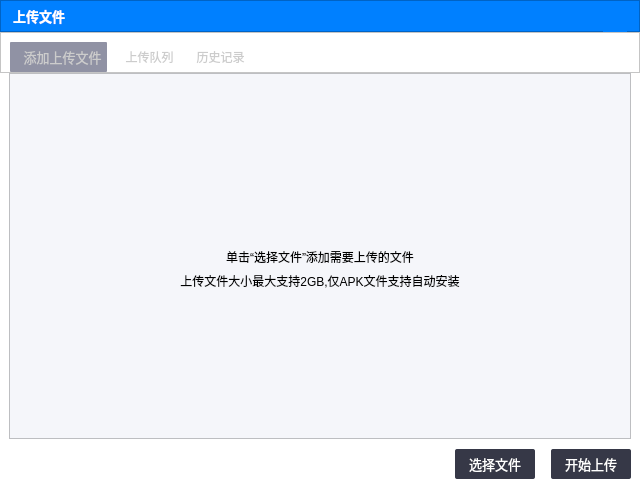
<?xml version="1.0" encoding="UTF-8"?>
<ui version="4.0">
 <class>UploadFileDialog</class>
 <widget class="QDialog" name="UploadFileDialog">
  <property name="geometry">
   <rect>
    <x>0</x>
    <y>0</y>
    <width>640</width>
    <height>488</height>
   </rect>
  </property>
  <property name="font">
   <font>
    <pointsize>10</pointsize>
   </font>
  </property>
  <property name="windowTitle">
   <string>Dialog</string>
  </property>
  <property name="styleSheet">
   <string notr="true">background-color:white;</string>
  </property>
  <layout class="QVBoxLayout" name="verticalLayout">
   <property name="spacing">
    <number>0</number>
   </property>
   <property name="leftMargin">
    <number>0</number>
   </property>
   <property name="topMargin">
    <number>0</number>
   </property>
   <property name="rightMargin">
    <number>0</number>
   </property>
   <property name="bottomMargin">
    <number>0</number>
   </property>
   <item>
    <widget class="QFrame" name="frame">
     <property name="minimumSize">
      <size>
       <width>0</width>
       <height>32</height>
      </size>
     </property>
     <property name="maximumSize">
      <size>
       <width>16777215</width>
       <height>32</height>
      </size>
     </property>
     <property name="palette">
      <palette>
       <active>
        <colorrole role="Button">
         <brush brushstyle="SolidPattern">
          <color alpha="255">
           <red>0</red>
           <green>128</green>
           <blue>255</blue>
          </color>
         </brush>
        </colorrole>
        <colorrole role="Base">
         <brush brushstyle="SolidPattern">
          <color alpha="255">
           <red>0</red>
           <green>128</green>
           <blue>255</blue>
          </color>
         </brush>
        </colorrole>
        <colorrole role="Window">
         <brush brushstyle="SolidPattern">
          <color alpha="255">
           <red>0</red>
           <green>128</green>
           <blue>255</blue>
          </color>
         </brush>
        </colorrole>
       </active>
       <inactive>
        <colorrole role="Button">
         <brush brushstyle="SolidPattern">
          <color alpha="255">
           <red>0</red>
           <green>128</green>
           <blue>255</blue>
          </color>
         </brush>
        </colorrole>
        <colorrole role="Base">
         <brush brushstyle="SolidPattern">
          <color alpha="255">
           <red>0</red>
           <green>128</green>
           <blue>255</blue>
          </color>
         </brush>
        </colorrole>
        <colorrole role="Window">
         <brush brushstyle="SolidPattern">
          <color alpha="255">
           <red>0</red>
           <green>128</green>
           <blue>255</blue>
          </color>
         </brush>
        </colorrole>
       </inactive>
       <disabled>
        <colorrole role="Button">
         <brush brushstyle="SolidPattern">
          <color alpha="255">
           <red>0</red>
           <green>128</green>
           <blue>255</blue>
          </color>
         </brush>
        </colorrole>
        <colorrole role="Base">
         <brush brushstyle="SolidPattern">
          <color alpha="255">
           <red>0</red>
           <green>128</green>
           <blue>255</blue>
          </color>
         </brush>
        </colorrole>
        <colorrole role="Window">
         <brush brushstyle="SolidPattern">
          <color alpha="255">
           <red>0</red>
           <green>128</green>
           <blue>255</blue>
          </color>
         </brush>
        </colorrole>
       </disabled>
      </palette>
     </property>
     <property name="cursor">
      <cursorShape>ArrowCursor</cursorShape>
     </property>
     <property name="styleSheet">
      <string notr="true">background-color:#FF0080FF;</string>
     </property>
     <property name="frameShape">
      <enum>QFrame::StyledPanel</enum>
     </property>
     <property name="frameShadow">
      <enum>QFrame::Raised</enum>
     </property>
     <layout class="QHBoxLayout" name="horizontalLayout_2">
      <property name="spacing">
       <number>0</number>
      </property>
      <property name="leftMargin">
       <number>12</number>
      </property>
      <property name="topMargin">
       <number>0</number>
      </property>
      <property name="rightMargin">
       <number>12</number>
      </property>
      <property name="bottomMargin">
       <number>0</number>
      </property>
      <item>
       <widget class="QLabel" name="label_2">
        <property name="palette">
         <palette>
          <active>
           <colorrole role="WindowText">
            <brush brushstyle="SolidPattern">
             <color alpha="255">
              <red>255</red>
              <green>255</green>
              <blue>255</blue>
             </color>
            </brush>
           </colorrole>
           <colorrole role="Button">
            <brush brushstyle="SolidPattern">
             <color alpha="255">
              <red>0</red>
              <green>128</green>
              <blue>255</blue>
             </color>
            </brush>
           </colorrole>
           <colorrole role="Base">
            <brush brushstyle="SolidPattern">
             <color alpha="255">
              <red>0</red>
              <green>128</green>
              <blue>255</blue>
             </color>
            </brush>
           </colorrole>
           <colorrole role="Window">
            <brush brushstyle="SolidPattern">
             <color alpha="255">
              <red>0</red>
              <green>128</green>
              <blue>255</blue>
             </color>
            </brush>
           </colorrole>
          </active>
          <inactive>
           <colorrole role="WindowText">
            <brush brushstyle="SolidPattern">
             <color alpha="255">
              <red>255</red>
              <green>255</green>
              <blue>255</blue>
             </color>
            </brush>
           </colorrole>
           <colorrole role="Button">
            <brush brushstyle="SolidPattern">
             <color alpha="255">
              <red>0</red>
              <green>128</green>
              <blue>255</blue>
             </color>
            </brush>
           </colorrole>
           <colorrole role="Base">
            <brush brushstyle="SolidPattern">
             <color alpha="255">
              <red>0</red>
              <green>128</green>
              <blue>255</blue>
             </color>
            </brush>
           </colorrole>
           <colorrole role="Window">
            <brush brushstyle="SolidPattern">
             <color alpha="255">
              <red>0</red>
              <green>128</green>
              <blue>255</blue>
             </color>
            </brush>
           </colorrole>
          </inactive>
          <disabled>
           <colorrole role="Button">
            <brush brushstyle="SolidPattern">
             <color alpha="255">
              <red>0</red>
              <green>128</green>
              <blue>255</blue>
             </color>
            </brush>
           </colorrole>
           <colorrole role="Base">
            <brush brushstyle="SolidPattern">
             <color alpha="255">
              <red>0</red>
              <green>128</green>
              <blue>255</blue>
             </color>
            </brush>
           </colorrole>
           <colorrole role="Window">
            <brush brushstyle="SolidPattern">
             <color alpha="255">
              <red>0</red>
              <green>128</green>
              <blue>255</blue>
             </color>
            </brush>
           </colorrole>
          </disabled>
         </palette>
        </property>
        <property name="font">
         <font>
          <pointsize>10</pointsize>
          <bold>true</bold>
         </font>
        </property>
        <property name="text">
         <string>上传文件</string>
        </property>
       </widget>
      </item>
      <item>
       <spacer name="horizontalSpacer">
        <property name="orientation">
         <enum>Qt::Horizontal</enum>
        </property>
        <property name="sizeHint" stdset="0">
         <size>
          <width>507</width>
          <height>9</height>
         </size>
        </property>
       </spacer>
      </item>
      <item>
       <widget class="QPushButton" name="btnClose">
        <property name="minimumSize">
         <size>
          <width>24</width>
          <height>32</height>
         </size>
        </property>
        <property name="maximumSize">
         <size>
          <width>24</width>
          <height>32</height>
         </size>
        </property>
        <property name="cursor">
         <cursorShape>PointingHandCursor</cursorShape>
        </property>
        <property name="styleSheet">
         <string notr="true">QPushButton:hover {
     background-color: #FFD31111
 }
 QPushButton:flat {
     border: none; /* no border for a flat push button */
 }

 QPushButton:default {
     border-color: navy; /* make the default button prominent */
 }
</string>
        </property>
        <property name="text">
         <string/>
        </property>
        <property name="icon">
         <iconset resource="res.qrc">
          <normaloff>:/login/resource/login/close.png</normaloff>:/login/resource/login/close.png</iconset>
        </property>
        <property name="iconSize">
         <size>
          <width>24</width>
          <height>32</height>
         </size>
        </property>
        <property name="flat">
         <bool>true</bool>
        </property>
       </widget>
      </item>
     </layout>
    </widget>
   </item>
   <item>
    <widget class="QFrame" name="frame_2">
     <property name="frameShape">
      <enum>QFrame::StyledPanel</enum>
     </property>
     <property name="frameShadow">
      <enum>QFrame::Raised</enum>
     </property>
     <layout class="QHBoxLayout" name="horizontalLayout">
      <property name="bottomMargin">
       <number>0</number>
      </property>
      <item>
       <widget class="QToolButton" name="toolBtnAddUploadFile">
        <property name="minimumSize">
         <size>
          <width>0</width>
          <height>30</height>
         </size>
        </property>
        <property name="font">
         <font>
          <pointsize>10</pointsize>
         </font>
        </property>
        <property name="styleSheet">
         <string notr="true">QToolButton {border:none;
color: rgb(204, 204, 204);
	background-color:#FF9092A4;
border-radius:1px;
padding-left:8px;
}
QToolButton:hover {
color: rgb(255, 255, 255);
background-color: #FFE7E8EE;
border-radius:1px;
padding-left:8px;
}</string>
        </property>
        <property name="text">
         <string>添加上传文件</string>
        </property>
       </widget>
      </item>
      <item>
       <widget class="QToolButton" name="toolBtnUploadQueue">
        <property name="minimumSize">
         <size>
          <width>0</width>
          <height>30</height>
         </size>
        </property>
        <property name="styleSheet">
         <string notr="true">QToolButton {border:none;
color: rgb(204, 204, 204);
border-radius:1px;
padding-left:8px;
}
QToolButton:hover {
background-color: #FFE7E8EE;
color: rgb(255, 255, 255);
border-radius:1px;
padding-left:8px;
}</string>
        </property>
        <property name="text">
         <string>上传队列</string>
        </property>
       </widget>
      </item>
      <item>
       <widget class="QToolButton" name="toolBtnUploadHistory">
        <property name="minimumSize">
         <size>
          <width>0</width>
          <height>30</height>
         </size>
        </property>
        <property name="styleSheet">
         <string notr="true">QToolButton {border:none;
color: rgb(204, 204, 204);
border-radius:1px;
padding-left:8px;
}
QToolButton:hover {
background-color: #FFE7E8EE;
color: rgb(255, 255, 255);
border-radius:1px;
padding-left:8px;
}</string>
        </property>
        <property name="text">
         <string>历史记录</string>
        </property>
       </widget>
      </item>
      <item>
       <spacer name="horizontalSpacer_2">
        <property name="orientation">
         <enum>Qt::Horizontal</enum>
        </property>
        <property name="sizeHint" stdset="0">
         <size>
          <width>368</width>
          <height>20</height>
         </size>
        </property>
       </spacer>
      </item>
     </layout>
    </widget>
   </item>
   <item>
    <widget class="QStackedWidget" name="stackedWidget">
     <property name="styleSheet">
      <string notr="true">QScrollBar::add-page:vertical, QScrollBar::sub-page:vertical {
                             background: none;
width: 0px;
height: 0px;
                         }
QScrollBar:vertical {
                     border: none;
                     background: none;
                     width: 8px;
                     margin: 0px 0 0px 0;
                 }
                 QScrollBar::handle:vertical {
                     background: #FFD7D7DE;
min-height: 20px;
border-radius: 4px;
border: none;
                 }
                 QScrollBar::add-line:vertical {
                     border: 0px solid grey;
background: #000000;
height: 0px;
subcontrol-position: bottom;
subcontrol-origin: margin;
                 }
                 QScrollBar::sub-line:vertical {
                     border: 0px solid grey;
background: #000000;
height: 0px;
subcontrol-position: top;
subcontrol-origin: margin;
                 }

QScrollBar::add-page:horizontal, QScrollBar::sub-page:horizontal {
                             background: none;
width: 0px;
height: 0px;
                         }
QScrollBar:horizontal {
                     border: none;
                     background: none;
                     height: 8px;
                     margin: 0px 0 0px 0;
                 }
                 QScrollBar::handle:horizontal {
                     background: #FFD7D7DE;
min-width: 20px;
border-radius: 4px;
border: none;
                 }
                 QScrollBar::add-line:horizontal {
                     border: 0px solid grey;
background: #000000;
width: 0px;
subcontrol-position: bottom;
subcontrol-origin: margin;
                 }
                 QScrollBar::sub-line:horizontal {
                     border: 0px solid grey;
background: #000000;
width: 0px;
subcontrol-position: top;
subcontrol-origin: margin;
                 }
</string>
     </property>
     <property name="currentIndex">
      <number>0</number>
     </property>
     <widget class="QWidget" name="page">
      <layout class="QVBoxLayout" name="verticalLayout_3">
       <property name="spacing">
        <number>10</number>
       </property>
       <property name="topMargin">
        <number>0</number>
       </property>
       <item>
        <widget class="QFrame" name="frame_3">
         <property name="styleSheet">
          <string notr="true">background-color:#FFF5F6FA;</string>
         </property>
         <property name="frameShape">
          <enum>QFrame::StyledPanel</enum>
         </property>
         <property name="frameShadow">
          <enum>QFrame::Raised</enum>
         </property>
         <layout class="QVBoxLayout" name="verticalLayout_2">
          <item>
           <spacer name="verticalSpacer">
            <property name="orientation">
             <enum>Qt::Vertical</enum>
            </property>
            <property name="sizeHint" stdset="0">
             <size>
              <width>20</width>
              <height>110</height>
             </size>
            </property>
           </spacer>
          </item>
          <item>
           <layout class="QHBoxLayout" name="horizontalLayout_3">
            <item>
             <spacer name="horizontalSpacer_3">
              <property name="orientation">
               <enum>Qt::Horizontal</enum>
              </property>
              <property name="sizeHint" stdset="0">
               <size>
                <width>40</width>
                <height>20</height>
               </size>
              </property>
             </spacer>
            </item>
            <item>
             <widget class="QLabel" name="label_4">
              <property name="text">
               <string/>
              </property>
              <property name="pixmap">
               <pixmap resource="res.qrc">:/main/resource/main/upload.png</pixmap>
              </property>
             </widget>
            </item>
            <item>
             <spacer name="horizontalSpacer_4">
              <property name="orientation">
               <enum>Qt::Horizontal</enum>
              </property>
              <property name="sizeHint" stdset="0">
               <size>
                <width>40</width>
                <height>20</height>
               </size>
              </property>
             </spacer>
            </item>
           </layout>
          </item>
          <item>
           <widget class="QLabel" name="label">
            <property name="text">
             <string>单击“选择文件”添加需要上传的文件</string>
            </property>
            <property name="alignment">
             <set>Qt::AlignCenter</set>
            </property>
           </widget>
          </item>
          <item>
           <widget class="QLabel" name="label_3">
            <property name="text">
             <string>上传文件大小最大支持2GB,仅APK文件支持自动安装</string>
            </property>
            <property name="alignment">
             <set>Qt::AlignCenter</set>
            </property>
           </widget>
          </item>
          <item>
           <spacer name="verticalSpacer_2">
            <property name="orientation">
             <enum>Qt::Vertical</enum>
            </property>
            <property name="sizeHint" stdset="0">
             <size>
              <width>20</width>
              <height>110</height>
             </size>
            </property>
           </spacer>
          </item>
         </layout>
        </widget>
       </item>
       <item>
        <layout class="QHBoxLayout" name="horizontalLayout_4">
         <property name="spacing">
          <number>16</number>
         </property>
         <item>
          <spacer name="horizontalSpacer_5">
           <property name="orientation">
            <enum>Qt::Horizontal</enum>
           </property>
           <property name="sizeHint" stdset="0">
            <size>
             <width>40</width>
             <height>20</height>
            </size>
           </property>
          </spacer>
         </item>
         <item>
          <widget class="QToolButton" name="toolBtnSelectFile">
           <property name="minimumSize">
            <size>
             <width>80</width>
             <height>30</height>
            </size>
           </property>
           <property name="font">
            <font>
             <pointsize>10</pointsize>
            </font>
           </property>
           <property name="styleSheet">
            <string notr="true">QToolButton {
     border: 0px solid #555764;
     border-radius:2px;
	 background-color: #FF363847;
	 color:#FFFFFFFF;
 }
QToolButton:hover
{
	border:0px solid  #FF27282B;
	background-color: #FF27282B;
}
 QToolButton:pressed {
     border: 0px solid #555764;
     border-radius: 2px;
	 background-color: #FF555764;
	 color:#FFFFFFFF;
 }
QToolButton:disabled
{
 background-color: #FFC1C1C1;
 color:#FFFFFFFF;
}

 QToolButton:flat {
     border: none; /* no border for a flat push button */
 }

 QToolButton:default {
     border-color: navy; /* make the default button prominent */
 }
</string>
           </property>
           <property name="text">
            <string>选择文件</string>
           </property>
          </widget>
         </item>
         <item>
          <widget class="QToolButton" name="toolBtnUpload">
           <property name="minimumSize">
            <size>
             <width>80</width>
             <height>30</height>
            </size>
           </property>
           <property name="font">
            <font>
             <pointsize>10</pointsize>
            </font>
           </property>
           <property name="styleSheet">
            <string notr="true">QToolButton {
     border: 0px solid #555764;
     border-radius:2px;
	 background-color: #FF363847;
	 color:#FFFFFFFF;
 }
QToolButton:hover
{
	border:0px solid  #FF27282B;
	background-color: #FF27282B;
}
 QToolButton:pressed {
     border: 0px solid #555764;
     border-radius: 2px;
	 background-color: #FF555764;
	 color:#FFFFFFFF;
 }
QToolButton:disabled
{
 background-color: #FFC1C1C1;
 color:#FFFFFFFF;
}

 QToolButton:flat {
     border: none; /* no border for a flat push button */
 }

 QToolButton:default {
     border-color: navy; /* make the default button prominent */
 }
</string>
           </property>
           <property name="text">
            <string>开始上传</string>
           </property>
          </widget>
         </item>
        </layout>
       </item>
      </layout>
     </widget>
     <widget class="QWidget" name="pageChooseFile">
      <property name="styleSheet">
       <string notr="true"/>
      </property>
      <layout class="QVBoxLayout" name="verticalLayout_4">
       <item>
        <widget class="QListWidget" name="listWidgetChooseFile">
         <property name="styleSheet">
          <string notr="true">background-color:#FFF5F6FA;</string>
         </property>
        </widget>
       </item>
       <item>
        <layout class="QHBoxLayout" name="horizontalLayout_5">
         <item>
          <spacer name="horizontalSpacer_6">
           <property name="orientation">
            <enum>Qt::Horizontal</enum>
           </property>
           <property name="sizeHint" stdset="0">
            <size>
             <width>40</width>
             <height>20</height>
            </size>
           </property>
          </spacer>
         </item>
         <item>
          <widget class="QToolButton" name="toolBtnSelectFile_2">
           <property name="minimumSize">
            <size>
             <width>80</width>
             <height>30</height>
            </size>
           </property>
           <property name="font">
            <font>
             <pointsize>10</pointsize>
            </font>
           </property>
           <property name="styleSheet">
            <string notr="true">QToolButton {
     border: 0px solid #555764;
     border-radius:2px;
	 background-color: #FF363847;
	 color:#FFFFFFFF;
 }
QToolButton:hover
{
	border:0px solid  #FF27282B;
	background-color: #FF27282B;
}
 QToolButton:pressed {
     border: 0px solid #555764;
     border-radius: 2px;
	 background-color: #FF555764;
	 color:#FFFFFFFF;
 }
QToolButton:disabled
{
 background-color: #FFC1C1C1;
 color:#FFFFFFFF;
}

 QToolButton:flat {
     border: none; /* no border for a flat push button */
 }

 QToolButton:default {
     border-color: navy; /* make the default button prominent */
 }
</string>
           </property>
           <property name="text">
            <string>选择文件</string>
           </property>
          </widget>
         </item>
         <item>
          <widget class="QToolButton" name="toolBtnUpload_2">
           <property name="minimumSize">
            <size>
             <width>80</width>
             <height>30</height>
            </size>
           </property>
           <property name="font">
            <font>
             <pointsize>10</pointsize>
            </font>
           </property>
           <property name="styleSheet">
            <string notr="true">QToolButton {
     border: 0px solid #555764;
     border-radius:2px;
	 background-color: #FF363847;
	 color:#FFFFFFFF;
 }
QToolButton:hover
{
	border:0px solid  #FF27282B;
	background-color: #FF27282B;
}
 QToolButton:pressed {
     border: 0px solid #555764;
     border-radius: 2px;
	 background-color: #FF555764;
	 color:#FFFFFFFF;
 }
QToolButton:disabled
{
 background-color: #FFC1C1C1;
 color:#FFFFFFFF;
}

 QToolButton:flat {
     border: none; /* no border for a flat push button */
 }

 QToolButton:default {
     border-color: navy; /* make the default button prominent */
 }
</string>
           </property>
           <property name="text">
            <string>开始上传</string>
           </property>
          </widget>
         </item>
        </layout>
       </item>
      </layout>
     </widget>
     <widget class="QWidget" name="pageQueue">
      <layout class="QVBoxLayout" name="verticalLayout_5">
       <property name="topMargin">
        <number>0</number>
       </property>
       <item>
        <widget class="QFrame" name="frame_4">
         <property name="minimumSize">
          <size>
           <width>0</width>
           <height>50</height>
          </size>
         </property>
         <property name="styleSheet">
          <string notr="true">QFrame{background-color:#FFF5F6FA;
border:1px solid grey;
}</string>
         </property>
         <property name="frameShape">
          <enum>QFrame::StyledPanel</enum>
         </property>
         <property name="frameShadow">
          <enum>QFrame::Raised</enum>
         </property>
         <layout class="QVBoxLayout" name="verticalLayout_7">
          <property name="spacing">
           <number>0</number>
          </property>
          <property name="leftMargin">
           <number>0</number>
          </property>
          <property name="topMargin">
           <number>0</number>
          </property>
          <property name="rightMargin">
           <number>0</number>
          </property>
          <property name="bottomMargin">
           <number>0</number>
          </property>
          <item>
           <widget class="QFrame" name="frame_5">
            <property name="styleSheet">
             <string notr="true">border:none;</string>
            </property>
            <property name="frameShape">
             <enum>QFrame::StyledPanel</enum>
            </property>
            <property name="frameShadow">
             <enum>QFrame::Raised</enum>
            </property>
            <layout class="QHBoxLayout" name="horizontalLayout_6" stretch="2,2,1,2">
             <item>
              <widget class="QLabel" name="label_5">
               <property name="font">
                <font>
                 <pointsize>10</pointsize>
                 <bold>true</bold>
                </font>
               </property>
               <property name="styleSheet">
                <string notr="true">border:none;</string>
               </property>
               <property name="text">
                <string>文件名称</string>
               </property>
              </widget>
             </item>
             <item>
              <widget class="QLabel" name="label_6">
               <property name="font">
                <font>
                 <pointsize>10</pointsize>
                 <bold>true</bold>
                </font>
               </property>
               <property name="styleSheet">
                <string notr="true">border:none;</string>
               </property>
               <property name="text">
                <string>上传进度</string>
               </property>
              </widget>
             </item>
             <item>
              <widget class="QLabel" name="label_7">
               <property name="font">
                <font>
                 <pointsize>10</pointsize>
                 <bold>true</bold>
                </font>
               </property>
               <property name="styleSheet">
                <string notr="true">border:none;</string>
               </property>
               <property name="text">
                <string>云手机数量</string>
               </property>
              </widget>
             </item>
             <item>
              <widget class="QLabel" name="label_8">
               <property name="font">
                <font>
                 <pointsize>10</pointsize>
                 <bold>true</bold>
                </font>
               </property>
               <property name="styleSheet">
                <string notr="true">border:none;</string>
               </property>
               <property name="text">
                <string>功能/状态</string>
               </property>
              </widget>
             </item>
            </layout>
           </widget>
          </item>
          <item>
           <widget class="QListWidget" name="listWidgetQueue">
            <property name="styleSheet">
             <string notr="true">border:none;</string>
            </property>
           </widget>
          </item>
         </layout>
        </widget>
       </item>
      </layout>
     </widget>
     <widget class="QWidget" name="pageHistory">
      <layout class="QVBoxLayout" name="verticalLayout_6">
       <property name="topMargin">
        <number>0</number>
       </property>
       <item>
        <widget class="QFrame" name="frame_6">
         <property name="minimumSize">
          <size>
           <width>0</width>
           <height>0</height>
          </size>
         </property>
         <property name="maximumSize">
          <size>
           <width>16777215</width>
           <height>16777215</height>
          </size>
         </property>
         <property name="font">
          <font>
           <pointsize>10</pointsize>
          </font>
         </property>
         <property name="styleSheet">
          <string notr="true">QFrame{background-color:#FFF5F6FA;
border:1px solid grey;
}</string>
         </property>
         <property name="frameShape">
          <enum>QFrame::StyledPanel</enum>
         </property>
         <property name="frameShadow">
          <enum>QFrame::Raised</enum>
         </property>
         <layout class="QVBoxLayout" name="verticalLayout_8">
          <property name="spacing">
           <number>0</number>
          </property>
          <property name="leftMargin">
           <number>0</number>
          </property>
          <property name="topMargin">
           <number>0</number>
          </property>
          <property name="rightMargin">
           <number>0</number>
          </property>
          <property name="bottomMargin">
           <number>0</number>
          </property>
          <item>
           <widget class="QFrame" name="frame_7">
            <property name="minimumSize">
             <size>
              <width>0</width>
              <height>30</height>
             </size>
            </property>
            <property name="maximumSize">
             <size>
              <width>16777215</width>
              <height>30</height>
             </size>
            </property>
            <property name="font">
             <font>
              <pointsize>10</pointsize>
             </font>
            </property>
            <property name="styleSheet">
             <string notr="true">border:none;</string>
            </property>
            <property name="frameShape">
             <enum>QFrame::StyledPanel</enum>
            </property>
            <property name="frameShadow">
             <enum>QFrame::Raised</enum>
            </property>
            <layout class="QHBoxLayout" name="horizontalLayout_7">
             <property name="spacing">
              <number>0</number>
             </property>
             <property name="topMargin">
              <number>0</number>
             </property>
             <property name="bottomMargin">
              <number>0</number>
             </property>
             <item>
              <widget class="QLabel" name="label_9">
               <property name="font">
                <font>
                 <pointsize>10</pointsize>
                 <bold>true</bold>
                </font>
               </property>
               <property name="styleSheet">
                <string notr="true">border:none;</string>
               </property>
               <property name="text">
                <string>云手机名称</string>
               </property>
              </widget>
             </item>
             <item>
              <widget class="QLabel" name="label_10">
               <property name="font">
                <font>
                 <pointsize>10</pointsize>
                 <bold>true</bold>
                </font>
               </property>
               <property name="styleSheet">
                <string notr="true">border:none;</string>
               </property>
               <property name="text">
                <string>文件名称</string>
               </property>
              </widget>
             </item>
             <item>
              <widget class="QLabel" name="label_11">
               <property name="font">
                <font>
                 <pointsize>10</pointsize>
                 <bold>true</bold>
                </font>
               </property>
               <property name="styleSheet">
                <string notr="true">border:none;</string>
               </property>
               <property name="text">
                <string>上传状态</string>
               </property>
              </widget>
             </item>
            </layout>
           </widget>
          </item>
          <item>
           <widget class="QListWidget" name="listWidgetHistory">
            <property name="maximumSize">
             <size>
              <width>16777215</width>
              <height>16777215</height>
             </size>
            </property>
            <property name="styleSheet">
             <string notr="true">border:none;</string>
            </property>
           </widget>
          </item>
         </layout>
        </widget>
       </item>
      </layout>
     </widget>
    </widget>
   </item>
  </layout>
 </widget>
 <resources>
  <include location="res.qrc"/>
 </resources>
 <connections/>
</ui>
